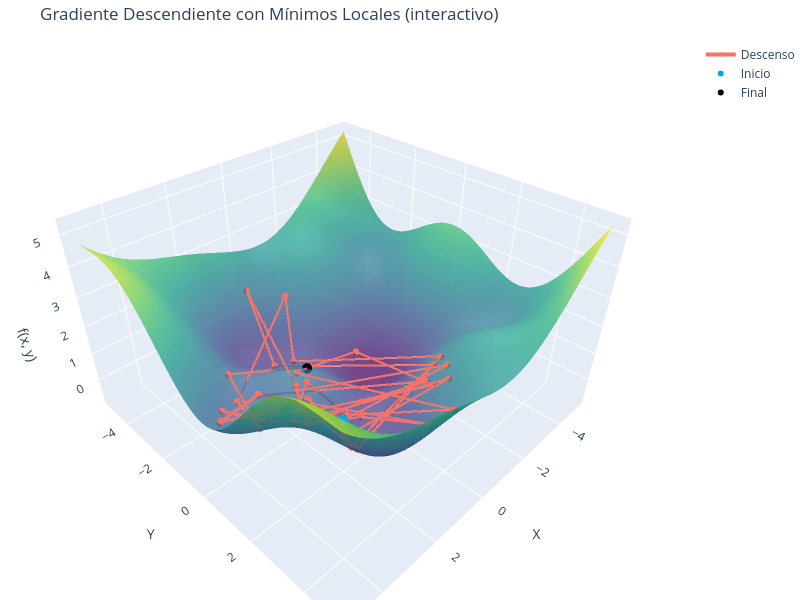

Notebook source saved alongside this figure:
### Markdown cell above
<a id="minimos"></a>

## <span style="color:#F97066;">6.</span> Mínimos locales y globales

Un **mínimo local** es como caer en un valle pequeño dentro de una montaña: desde ese punto todo alrededor parece más alto, pero no necesariamente es el punto más bajo de todo el terreno.

El **mínimo global**, en cambio, es el valle más profundo de todo el paisaje, el lugar donde realmente termina la bajada.

En **machine learning**, el gradiente descendiente puede quedarse atrapado en *mínimos locales*, lo que significa que el modelo encuentra una solución *"aceptable"* pero no necesariamente la mejor.

<div style="border-left:4px solid #6366F1; background:rgba(99,102,241,0.08); border-radius:6px; padding:10px 16px; margin:16px 0;">
<strong>📝 Nota</strong><br>
La superficie siguiente se grafica con <strong>Plotly</strong> en lugar de matplotlib: a diferencia de un gráfico 3D de matplotlib (estático por defecto) o de seaborn (que no incluye soporte para gráficos 3D), Plotly genera una figura verdaderamente interactiva. Puede hacer clic y arrastrar para rotarla, desplazarse para hacer zoom, y pasar el cursor sobre cualquier punto para ver sus coordenadas exactas, directamente sobre la salida guardada del notebook.
</div>

### Code cell
import numpy as np
import plotly.graph_objects as go

# Definimos la función con múltiples mínimos locales
def f(x, y):
    return np.sin(x) * np.cos(y) + 0.1*(x**2 + y**2)

# Gradiente de la función
def grad_f(x, y):
    df_dx = np.cos(x) * np.cos(y) + 0.2 * x
    df_dy = -np.sin(x) * np.sin(y) + 0.2 * y
    return np.array([df_dx, df_dy])

# Simulación de gradiente descendiente
def gradient_descent(start, lr=0.05, steps=50):
    path = [start]
    point = np.array(start, dtype=float)
    for _ in range(steps):
        grad = grad_f(point[0], point[1])
        point = point - lr * grad
        path.append(point.copy())
    return np.array(path)

# Crear la malla para graficar la superficie
x = np.linspace(-5, 5, 200)
y = np.linspace(-5, 5, 200)
X, Y = np.meshgrid(x, y)
Z = f(X, Y)

# Ejecutar gradiente descendiente desde un punto inicial
start = [4, 4]
path = gradient_descent(start, lr=0.1, steps=40)
z_path = f(path[:, 0], path[:, 1])

# Superficie interactiva: se puede rotar, hacer zoom y pasar el cursor sobre los puntos
fig = go.Figure()

fig.add_trace(go.Surface(x=X, y=Y, z=Z, colorscale="Viridis", opacity=0.75, showscale=False))

fig.add_trace(go.Scatter3d(
    x=path[:, 0], y=path[:, 1], z=z_path,
    mode="lines+markers",
    line=dict(color="#F97066", width=4),
    marker=dict(size=4, color="#F97066"),
    name="Descenso"
))

fig.add_trace(go.Scatter3d(
    x=[start[0]], y=[start[1]], z=[f(start[0], start[1])],
    mode="markers", marker=dict(size=6, color="#0EA5E9"), name="Inicio"
))

fig.add_trace(go.Scatter3d(
    x=[path[-1, 0]], y=[path[-1, 1]], z=[z_path[-1]],
    mode="markers", marker=dict(size=6, color="black"), name="Final"
))

fig.update_layout(
    title="Gradiente Descendiente con Mínimos Locales (interactivo)",
    scene=dict(xaxis_title="X", yaxis_title="Y", zaxis_title="f(x, y)"),
    width=800, height=600,
    margin=dict(l=0, r=0, b=0, t=40),
)

fig.show()

### Figure 1 — Plotly figure (JSON) as saved in the notebook; plotly's stock layout.template omitted (floating-point values rounded to 4 significant figures; data arrays with more than 128 entries replaced by an {"elided": "..."} marker saying what was removed)
{"data": [{"colorscale": [[0, "#440154"], [0.1111, "#482878"], [0.2222, "#3e4989"], [0.3333, "#31688e"], [0.4444, "#26828e"], [0.5556, "#1f9e89"], [0.6667, "#35b779"], [0.7778, "#6ece58"], [0.8889, "#b5de2b"], [1, "#fde725"]], "opacity": 0.75, "showscale": false, "type": "surface", "x": {"elided": "200x200 float values"}, "y": {"elided": "200x200 float values"}, "z": {"elided": "200x200 float values"}}, {"line": {"color": "#F97066", "width": 4}, "marker": {"color": "#F97066", "size": 4}, "mode": "lines+markers", "name": "Descenso", "type": "scatter3d", "x": [4.0, -0.909, 2.273, 2.772, 1.028, 0.5181, 2.993, 4.309, 2.373, 2.152, -1.258, 0.819, -0.4397, 3.531, 3.79, 3.151, 1.106, -1.515, -0.435, 3.522, 4.064, 2.878, 0.6761, -0.5426, 3.008, 4.371, 2.178, 2.015, -1.007, 1.6, 0.3502, 2.172, 2.586, 2.115, -0.5831, 3.106, 1.85, 1.39, 0.2505, 1.819, 1.344], "y": [4.0, 3.091, 0.4586, 1.443, 1.723, 3.731, -0.3543, -0.2762, 0.948, 2.448, 2.627, -1.348, -3.119, -0.5859, 0.7219, -1.452, -0.252, -0.9421, 3.042, 0.4401, -0.5453, 1.545, 1.352, 2.714, -0.3147, -0.228, 0.8063, 2.532, 2.573, -1.305, -4.119, 0.3139, 1.081, 2.078, 3.407, 1.258, 0.388, 1.532, 4.238, -0.03446, -0.1405], "z": [3.695, 1.826, 1.222, 1.023, 0.2729, 1.007, 1.047, 0.9794, 1.058, 0.4197, 1.677, 0.4102, 1.418, 0.9648, 1.035, 1.203, 0.9944, -0.269, 1.363, 0.9238, 0.9999, 1.074, 0.3644, 1.236, 1.041, 0.998, 1.108, 0.307, 1.476, 0.6889, 1.517, 1.266, 1.034, 0.4637, 1.726, 1.134, 1.247, 0.4658, 1.69, 1.3, 1.148]}, {"marker": {"color": "#0EA5E9", "size": 6}, "mode": "markers", "name": "Inicio", "type": "scatter3d", "x": [4], "y": [4], "z": [3.695]}, {"marker": {"color": "black", "size": 6}, "mode": "markers", "name": "Final", "type": "scatter3d", "x": [1.344], "y": [-0.1405], "z": [1.148]}], "layout": {"height": 600, "margin": {"b": 0, "l": 0, "r": 0, "t": 40}, "scene": {"xaxis": {"title": {"text": "X"}}, "yaxis": {"title": {"text": "Y"}}, "zaxis": {"title": {"text": "f(x, y)"}}}, "title": {"text": "Gradiente Descendiente con Mínimos Locales (interactivo)"}, "width": 800}}
